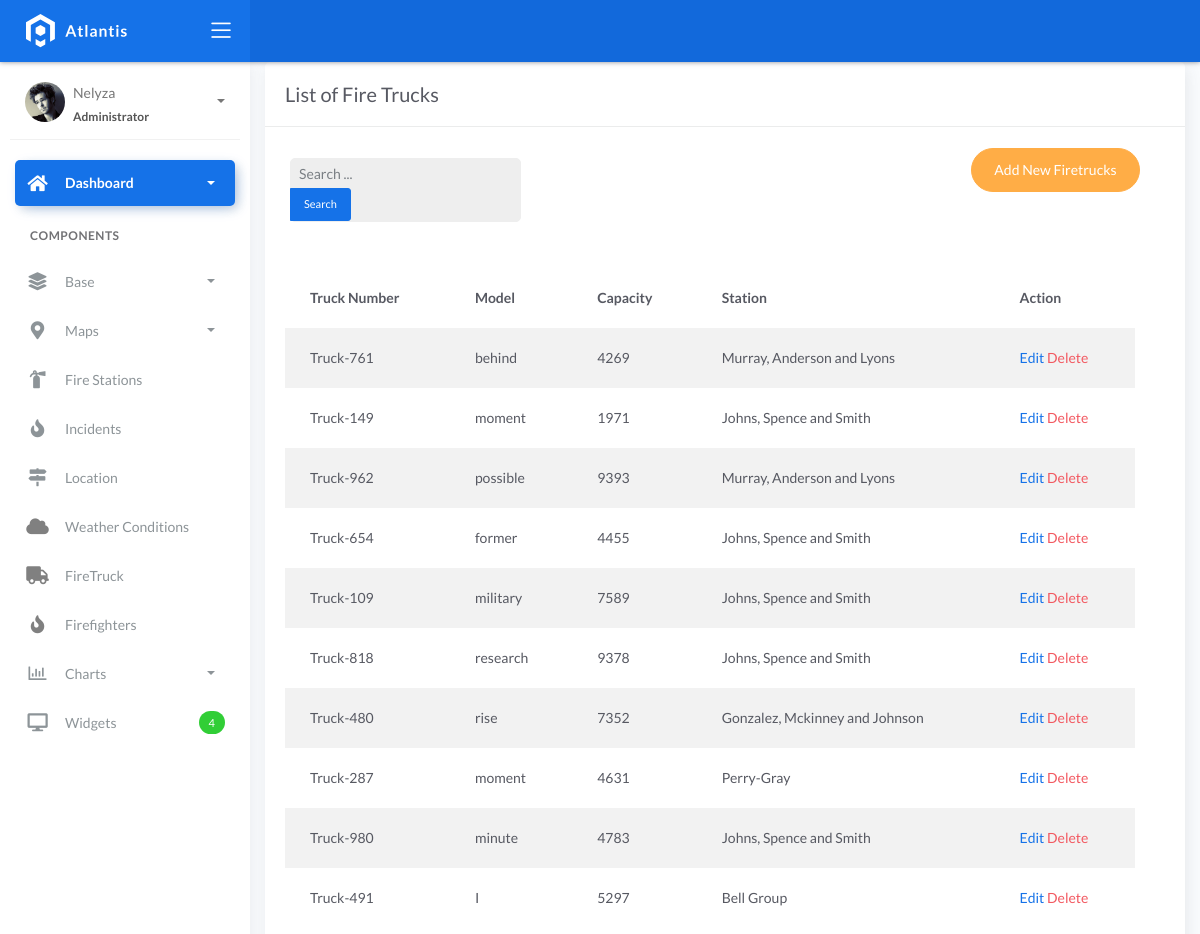
/firetruck_list/, run on an earlier commit of the app's database.
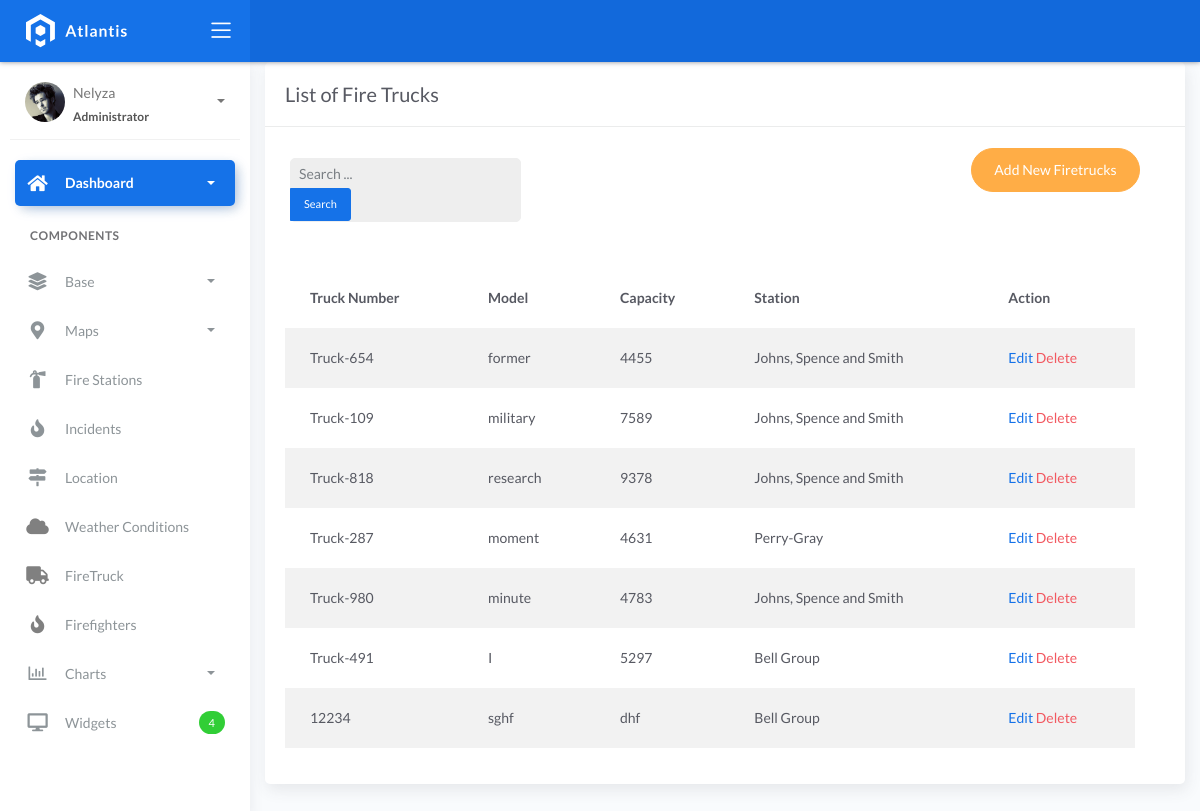
And on a later commit of the database.
### fire/models.py (models this page shows)
class BaseModel(models.Model):
    created_at = models.DateTimeField(auto_now_add=True, db_index=True)
    updated_at = models.DateTimeField(auto_now=True)
    class Meta:
        abstract = True

class FireTruck(BaseModel):
    truck_number = models.CharField(max_length=150)
    model = models.CharField(max_length=150)
    capacity = models.CharField(max_length=150)  # water
    station = models.ForeignKey(FireStation, on_delete=models.CASCADE)

class FireStation(BaseModel):
    name = models.CharField(max_length=150)
    latitude = models.DecimalField(
        max_digits=22, decimal_places=16, null=True, blank=True)
    longitude = models.DecimalField(
        max_digits=22, decimal_places=16, null=True, blank=True)
    address = models.CharField(max_length=150)
    city = models.CharField(max_length=150)  # can be in separate table
    country = models.CharField(max_length=150)  # can be in separate table

### fire/views.py (the view)
# urls.py: path('firetruck_list/',  FiretruckListView.as_view(), name='firetruck-list'),
class FiretruckListView(ListView):
    model = FireTruck
    context_object_name = 'firetruck'
    template_name = 'firetruck_list.html'
    paginate_by = 10
    def get_queryset(self, *args, **kwargs):
        qs = super().get_queryset(*args, **kwargs)
        query = self.request.GET.get("q")
        if query:
            qs = qs.filter(Q(truck_number__icontains=query) |
              Q(model__icontains=query) |
              Q(capacity__icontains=query) |
              Q(station__name__icontains=query))
        return qs

### templates/firetruck_list.html (shortened to what this page needs)
{% extends 'base.html' %} {% load static %} {% block content %}
<div class="content">
  <div class="container-fluid">
    <div class="row">
      <div class="col-md-12">
        <div class="card">
          <div class="card-header">
            <div class="card-title">List of Fire Trucks</div>
          </div>
          <br/>
          <div class="col-md-12 row">
            <div class="col-md-4">
                <form class="navbar-left navbar-form nav-search mr-md-3" action="{% url 'firetruck-list' %}">
                  <div class="form-group">
                    <div class="input-group">
                      <input type="text" id="search" placeholder="Search ..." class="form-control form-control-sm" name="q" />
                      <div class="input-group-append">
                        <button class="btn btn-sm btn-primary" type="submit">Search</button>
                      </div>
                    </div>
                  </div>
                </form>
              </div>
            <div class="col-md-2">
             </div>
                <div class="col-md-6">
                  <div class="pull-right"> <a href="{% url 'firetruck-add' %}" class="btn btn-warning btn-rounded">Add New Firetrucks</a>
            </div>
            </div>
            <div class="card-body">
            <table class="table table-striped mt-3">
            <thead>
                <tr>
                  <th scope="col">Truck Number</th>
                  <th scope="col">Model</th>
                  <th scope="col">Capacity</th>
                  <th scope="col">Station</th>
                  <th scope="col">Action</th>
                </tr>
              </thead>
              <tbody>
                {% for object in object_list %}
                <tr>
                  <td>{{ object.truck_number}}</td>
                  <td>{{ object.model }}</td>
                  <td>{{ object.capacity }}</td>
                  <td>{{ object.station.name }}</td>
                  <td>
                    <a href="{% url 'firetruck-update' object.id %}">Edit</a>
                    <a href="{% url 'firetruck-delete' object.id %}" class="text-danger">Delete</a>
                  </td>
                </tr>
                {% endfor %}
              </tbody>
            </table>
          </div>
        </div>
      </div>
    </div>
  </div>
</div>
{% endblock %}

What changed in the data, as far as the page shows it:
removed FireTruck: truck_number "Truck-761", model "behind", capacity "4269", station.name "Murray, Anderson and Lyons"
removed FireTruck: truck_number "Truck-149", model "moment", capacity "1971", station.name "Johns, Spence and Smith"
removed FireTruck: truck_number "Truck-962", model "possible", capacity "9393", station.name "Murray, Anderson and Lyons"
removed FireTruck: truck_number "Truck-480", model "rise", capacity "7352", station.name "Gonzalez, Mckinney and Johnson"
added FireTruck: truck_number "12234", model "sghf", capacity "dhf", station.name "Bell Group"
